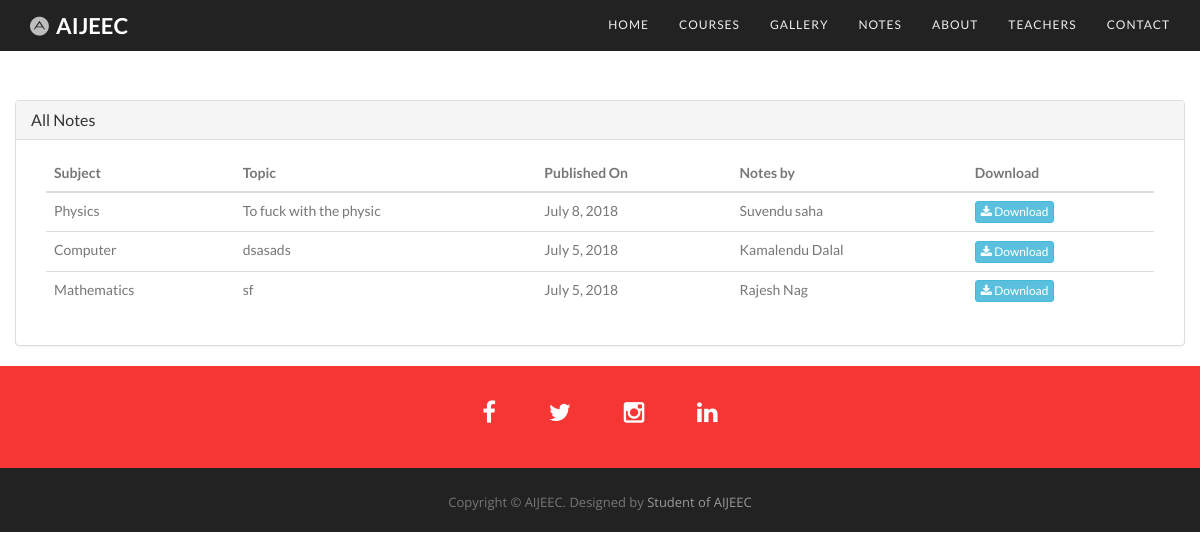
Before: /notes/ with the older database file.
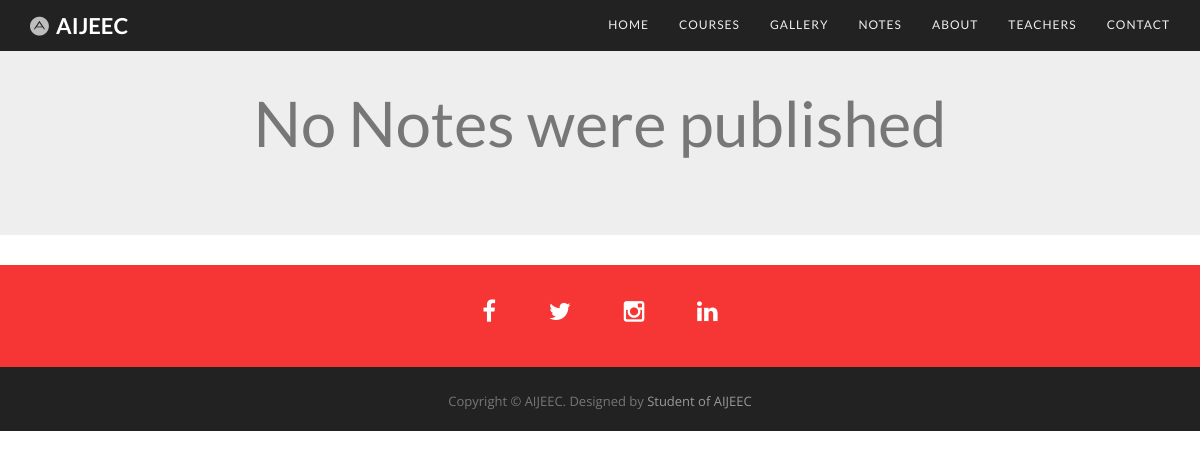
After: the same page with the newer database file.
### notes/models.py (models this page shows, shortened)
class Note(models.Model):
    subject = models.CharField(max_length=40, choices=departments, default="Others")
    topic = models.CharField(max_length=200, blank=True)
    publication_date = models.DateField(default=datetime.now)
    teacher = models.ForeignKey(Teachers)
    note = models.FileField(upload_to="notes/", null=True, blank=True)

### base/models.py (models this page shows)
class Teachers(models.Model):
    depts=departments
    name=models.CharField(max_length=50)
    dept=models.CharField(max_length=20,choices=depts,default='Mathematics')
    details=models.CharField(max_length=1000)
    image=StdImageField(upload_to='img/team',variations={'thumbnail':(250,250,True)})
    class Meta:
        verbose_name_plural="Faculty"
    def __str__(self):
        return(str(self.name))

### notes/views.py (the view)
# urls.py: url(r'^notes/', include('notes.urls')),
def notes(req):
    notes = {'notes': Note.objects.all()}
    return render(req, 'notes/notes.html', context=notes)

### templates/notes/notes.html (shortened to what this page needs)
{% extends "base/structure.html" %}
{% block content %}
{% load staticfiles %}
<nav id="menu" class="navbar navbar-default navbar-fixed-top on">
    <div class="container">
      <div class="navbar-header">
        <a class="navbar-brand" href="{% url 'index' %}"><i class="fa fa-adn" aria-hidden="true"></i>
          <strong>AIJEEC</strong></a> </div>
      <div class="collapse navbar-collapse" id="bs-example-navbar-collapse-1">
        <ul class="nav navbar-nav navbar-right">
          <li><a href="/#home" class="page-scroll">Home</a></li>
          <li><a href="/#services-section" class="page-scroll">Courses</a></li>
          <li><a href="/#gallery" class="page-scroll">Gallery</a></li>
          <li><a href="{% url 'notes' %}" class="page-scroll">Notes</a></li>
          <li><a href="/#about-section" class="page-scroll">About</a></li>
          <li><a href="/#team-section" class="page-scroll">Teachers</a></li>
          <li><a href="/#contact-section" class="page-scroll">Contact</a></li>
        </ul>
      </div>
    </div>
</nav>
{% if notes %}
    <br><br><br><br><br>
    <div class="co container-fluid">
        <div class="panel-group" id="accordion">
            <div class="panel panel-default">
                <div class="panel-heading">
                    <h4 class="panel-title">
                        <a data-toggle="collapse" data-parent="#accordion" href="#collapse1" class="heads">All
                            Notes</a>
                  </h4>
                </div>
                <div id="collapse1" class="panel-collapse collapse in">
                    <div class="panel-body">
                        <div class="container-fluid table-responsive">
                            <table class="table table-hover">
                                <thead>
                                <tr>
                                    <th>Subject</th>
                                    <th>Topic</th>
                                    <th>Published On</th>
                                    <th>Notes by</th>
                                    <th>Download</th>
                                </tr>
                                </thead>
                                <tbody>
                                {% for note in notes %}
                                    <tr>
                                        <td>{{ note.subject }}</td>
                                        <td>{{ note.topic }}</td>
                                        <td>{{ note.publication_date }}</td>
                                        <td>{{ note.teacher }}</td>
                                        <td><a href="{{ note.note.url }}"  class="btn btn-info btn-xs">
                                            <span class="fa fa-download"></span> Download</a>
                                        </td>
                                    </tr>
                                {% endfor %}
                                </tbody>
                            </table>
                        </div>
                    </div>
                </div>
            </div>
        </div>
    </div>
{% else %}
<div class="jumbotron">
    <br>
    <h1 style="text-align: center">No Notes were published</h1>
    <br>
</div>
{% endif %}
{% endblock %}

### templates/base/structure.html (shortened to what this page needs)
<!DOCTYPE html>
{% load staticfiles %}
<html>
<head>
    <link rel="stylesheet" type="text/css" media="screen" href="{% static "/base/css/bootstrap.css" %}"/>
    <link rel="stylesheet" type="text/css" media="screen" href="{% static "/base/css/bootstrap.min.css" %}"/>
    <link rel="stylesheet" type="text/css" media="screen" href="{% static "/base/css/prettyPhoto.css" %}"/>
    <link rel="stylesheet" type="text/css" media="screen" href="{% static "/base/css/style.css" %}"/>
    <link rel="stylesheet" type="text/css" href="{% static "base/fonts/font-awesome/css/font-awesome.css" %}">
</head>
<body>
    {% block content %}
    {% endblock %}
    <div id="social-section">
        <div class="container">
          <div class="social">
            <ul>
              <li><a href="https://www.facebook.com/aijeec"><i class="fa fa-facebook"></i></a></li>
              <li><a href="#"><i class="fa fa-twitter"></i></a></li>
              <li><a href="#"><i class="fa fa-instagram"></i></a></li>
              <li><a href="#"><i class="fa fa-linkedin"></i></a></li>
            </ul>
          </div>
        </div>
      </div>
    <div id="footer">
        <div class="container">
          <div class="fnav">
            <p>Copyright &copy; AIJEEC. Designed by <a href="http://www.github.com/xritzx" rel="nofollow">Student of AIJEEC</a></p>
          </div>
        </div>
    </div>
</body>
</html>

### static/base/css/style.css (style rules this page uses)
body, html { font-family: 'Lato', sans-serif; text-rendering: optimizeLegibility !important; -webkit-font-smoothing: antialiased !important; color: #777; }
p { font-family: 'Open Sans', sans-serif; }
a { color: #F44336; }
ul, ol { padding: 0; webkit-padding: 0; moz-padding: 0; list-style: none; }
#menu { padding: 20px; transition: all 0.8s; }
#menu.navbar-default { background-color: rgba(248, 248, 248, 0); border-color: rgba(231, 231, 231, 0); }
#menu a.navbar-brand { text-transform: uppercase; font-size: 22px; color: #fff; font-weight: 900; }
#menu a.navbar-brand i.fa { color: rgba(255,255,255,0.7); margin-right: 3px; }
#menu.navbar-default .navbar-nav > li > a { text-transform: uppercase; color: #eeeeee; font-size: 12px; letter-spacing: 1px; }
.on { background-color: #222222 !important; padding: 0 !important; }
#social-section { padding: 30px 0; background-color: #f63535; text-align: center; }
#social-section .social ul li { display: inline-block; margin: 0 20px; }
#social-section .social i.fa { font-size: 24px; padding: 4px 5px; color: #fff; transition: all 0.5s; }
#footer { background-color: #222222; color: #777; padding: 15px 0 10px 0; text-align: center; }
#footer p { font-size: 13px; margin-top: 10px; }
#footer a { color: #999; }

Changed rows visible on the page:
removed Note: subject "Physics", topic "To fuck with the physic", publication_date "July 8, 2018", teacher "Suvendu saha"
removed Note: subject "Computer", topic "dsasads", publication_date "July 5, 2018", teacher "Kamalendu Dalal"
removed Note: subject "Mathematics", topic "sf", publication_date "July 5, 2018", teacher "Rajesh Nag"
Other visible differences:
text no longer shown: "All Notes Subject Topic Published On Notes by Download"
text now shown: "No Notes were published"
